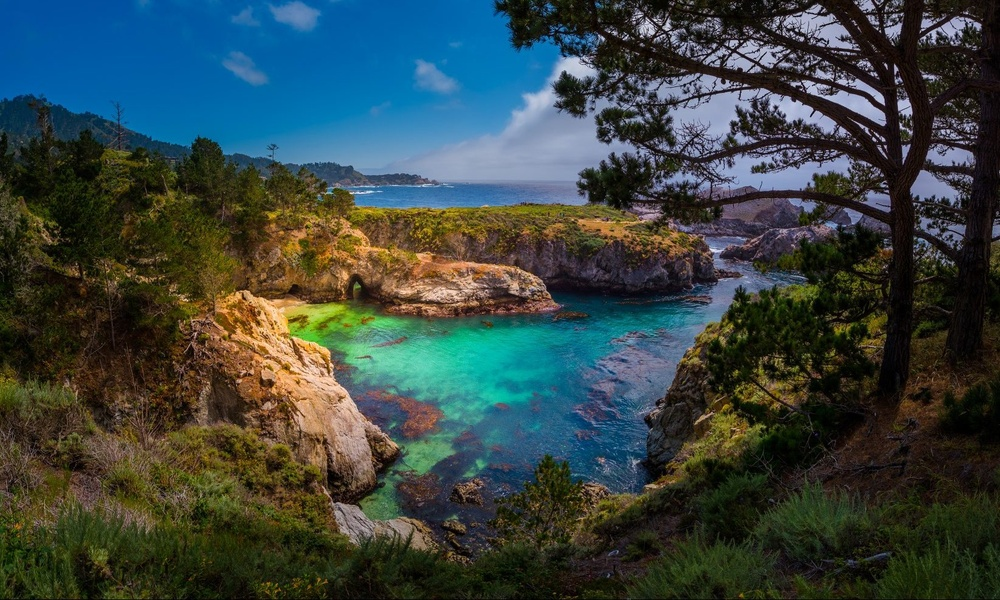
#> input picture images/point lobos.jpg, 1000 x 600 px, shrunk from 1645 x 987 before the run
$ python grayscale_histogram.py --image 'images/point lobos.jpg'
#> lines starting #> are read from the running program, lines starting #| are printed output that depends on the picture
from matplotlib import pyplot as plt
import argparse
import cv2

ap = argparse.ArgumentParser()
ap.add_argument("-i", "--image", required = True, help = "Path to the image")
args = vars(ap.parse_args())

image = cv2.imread(args["image"])
#> image is the input picture: shape (600, 1000, 3); mean B, G, R 66.5, 68.7, 55.4
image = cv2.cvtColor(image, cv2.COLOR_BGR2GRAY) # convert the image from color to grayscale
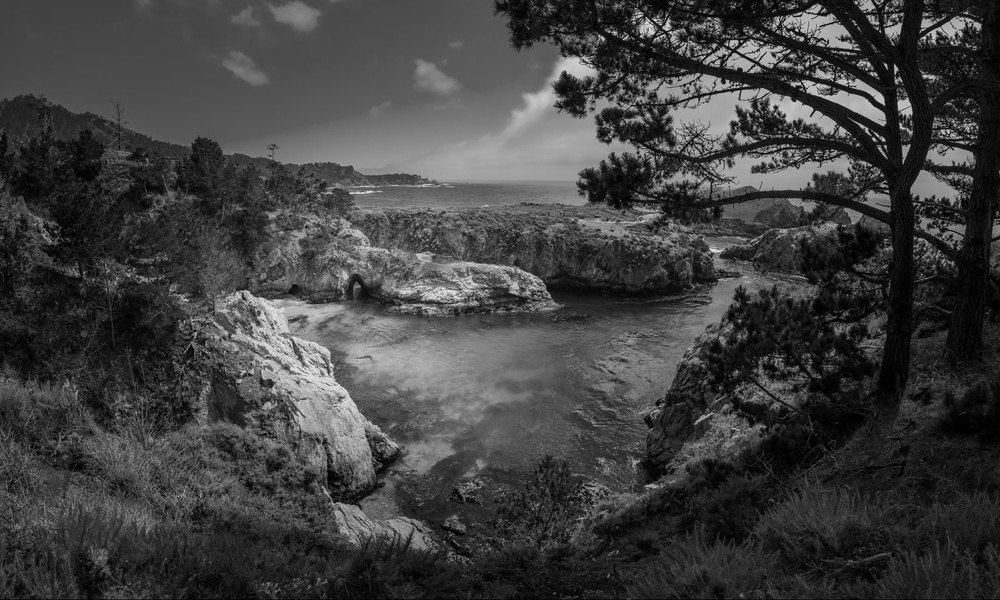
#> image: shape (600, 1000); min 0, max 238, mean 64.5
cv2.imshow("Original Grayscale Image", image)
cv2.waitKey(0)

# Calculate the histogram - (image, num. channels = 0 for grayscale, no mask, size, ranges for RGB)
histogram = cv2.calcHist([image], [0], None, [256], [0, 256])
#> histogram = 256 values, max 7111 at index 21, min 0 at index 239, mean 2343.8

plt.figure() # make a new figure
plt.title("Grayscale Image Histogram") # title the frame
plt.xlabel("Bins") # label the x axis "bins"
plt.ylabel("Num. Pixels") # label the y axis "num. pixels"
plt.plot(histogram) # plot the histogram on the figure
plt.xlim([0, 256]) # set the limits for x values so it doesn't graph unneeded values
plt.show() # show the plot
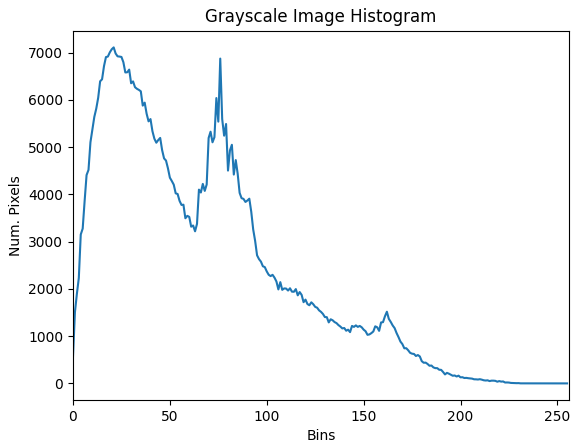
#> figure drawn by matplotlib, 1 panel; curve peaks at x = 21, y = 7111

cv2.waitKey(0)
